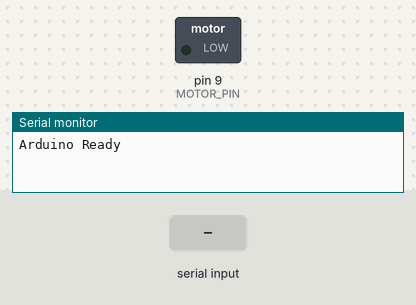
Bench run of a sketch on a simulated Arduino Uno, built with avr-gcc and run on an emulated ATmega328P. Parts: switched loads named in the sketch (green lamp = pin HIGH), the last lines printed to the serial monitor. The test bench sets the inputs (shaded band).

Above: at 1.2 s.
1.3 s: "ON\n" received over Serial
At 1.8 s:
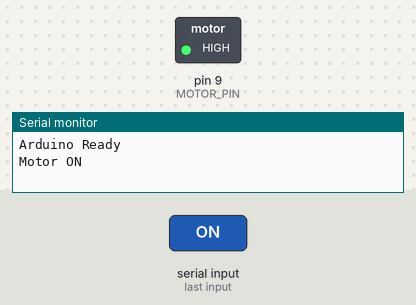
2.8 s: "OFF\n" received over Serial
At 4.2 s:
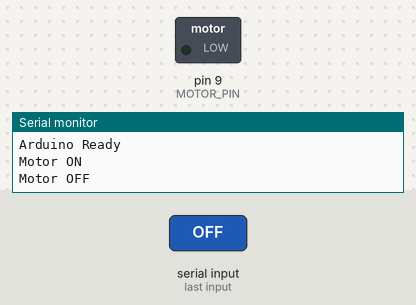
Timing chart, 0 to 5.8 s (numbered marks = the images above; inputs shaded):
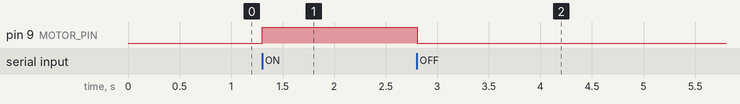

Measured:
- after the input at 1.3 s, pin 9 (MOTOR_PIN): LOW → HIGH at once
- after the input at 2.8 s, pin 9 (MOTOR_PIN): HIGH → LOW at once

The sketch:

arduino_motor_control.ino
```cpp
/*
 * Arduino Motor Control for Poultry Farm
 *
 * This sketch receives commands from the web interface via Serial
 * and controls a motor connected to the Arduino.
 *
 * Hardware Setup:
 * - Motor connected to pin 9 (or connect to a motor driver module)
 * - For DC motor with driver: Connect motor driver IN1 to pin 9
 * - For relay module: Connect relay signal pin to pin 9
 *
 * Commands:
 * - "ON\n" - Turn motor ON
 * - "OFF\n" - Turn motor OFF
 */

const int MOTOR_PIN = 9;  // Pin connected to motor/relay
bool motorState = false;

void setup() {
  // Initialize serial communication at 9600 baud
  Serial.begin(9600);

  // Set motor pin as output
  pinMode(MOTOR_PIN, OUTPUT);
  digitalWrite(MOTOR_PIN, LOW);

  // Send ready message
  Serial.println("Arduino Ready");
}

void loop() {
  // Check if data is available to read
  if (Serial.available() > 0) {
    // Read the incoming command
    String command = Serial.readStringUntil('\n');
    command.trim();  // Remove any whitespace

    // Process the command
    if (command == "ON") {
      motorState = true;
      digitalWrite(MOTOR_PIN, HIGH);
      Serial.println("Motor ON");
    }
    else if (command == "OFF") {
      motorState = false;
      digitalWrite(MOTOR_PIN, LOW);
      Serial.println("Motor OFF");
    }
    else {
      Serial.println("Unknown command: " + command);
    }
  }
}

/*
 * WIRING INSTRUCTIONS:
 *
 * Option 1: Using a Relay Module (Recommended for high power motors)
 * ----------------------------------------------------------------
 * Relay Module    Arduino
 * VCC        ->   5V
 * GND        ->   GND
 * IN         ->   Pin 9
 *
 * Motor connects to relay's NO (Normally Open) and COM terminals
 * Power supply connects to relay's NO and motor
 *
 * Option 2: Using L298N Motor Driver
 * ----------------------------------
 * L298N          Arduino
 * IN1       ->   Pin 9
 * IN2       ->   GND (for single direction)
 * ENA       ->   5V (or PWM pin for speed control)
 * VCC       ->   5V
 * GND       ->   GND
 *
 * Motor connects to OUT1 and OUT2
 * External power supply (if motor needs >5V) connects to 12V and GND
 *
 * Option 3: Direct Connection (Only for very small motors <40mA)
 * -------------------------------------------------------------
 * Motor connects between Pin 9 and GND
 * Add a diode (1N4007) across motor terminals for protection
 */
```
